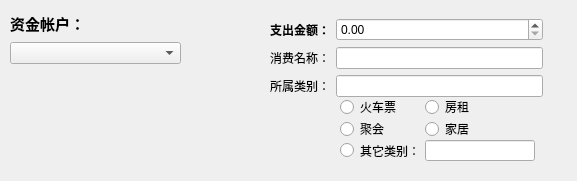
<?xml version="1.0" encoding="UTF-8"?>
<ui version="4.0">
 <class>myExchangeFormExpenses</class>
 <widget class="QWidget" name="myExchangeFormExpenses">
  <property name="geometry">
   <rect>
    <x>0</x>
    <y>0</y>
    <width>577</width>
    <height>181</height>
   </rect>
  </property>
  <property name="windowTitle">
   <string>Form</string>
  </property>
  <widget class="QWidget" name="formLayoutWidget_3">
   <property name="geometry">
    <rect>
     <x>270</x>
     <y>18</y>
     <width>273</width>
     <height>81</height>
    </rect>
   </property>
   <layout class="QFormLayout" name="formLayout_3">
    <item row="0" column="0">
     <widget class="QLabel" name="label_6">
      <property name="font">
       <font>
        <weight>75</weight>
        <bold>true</bold>
       </font>
      </property>
      <property name="text">
       <string>支出金额：</string>
      </property>
      <property name="buddy">
       <cstring>spinBoxExpend</cstring>
      </property>
     </widget>
    </item>
    <item row="0" column="1">
     <widget class="QDoubleSpinBox" name="spinBoxExpend"/>
    </item>
    <item row="1" column="0">
     <widget class="QLabel" name="label_8">
      <property name="text">
       <string>消费名称：</string>
      </property>
      <property name="buddy">
       <cstring>lineEditExpendName</cstring>
      </property>
     </widget>
    </item>
    <item row="1" column="1">
     <widget class="QLineEdit" name="lineEditExpendName"/>
    </item>
    <item row="2" column="0">
     <widget class="QLabel" name="label_7">
      <property name="text">
       <string>所属类别：</string>
      </property>
      <property name="buddy">
       <cstring>lineEditExpendCode</cstring>
      </property>
     </widget>
    </item>
    <item row="2" column="1">
     <widget class="QLineEdit" name="lineEditExpendCode"/>
    </item>
   </layout>
  </widget>
  <widget class="QWidget" name="verticalLayoutWidget_3">
   <property name="geometry">
    <rect>
     <x>10</x>
     <y>10</y>
     <width>171</width>
     <height>80</height>
    </rect>
   </property>
   <layout class="QVBoxLayout" name="verticalLayout_2" stretch="1,1,1">
    <item>
     <widget class="QLabel" name="label_5">
      <property name="font">
       <font>
        <pointsize>11</pointsize>
        <weight>75</weight>
        <bold>true</bold>
       </font>
      </property>
      <property name="text">
       <string>资金帐户：</string>
      </property>
     </widget>
    </item>
    <item>
     <widget class="QComboBox" name="moneyAccountExpend"/>
    </item>
    <item>
     <spacer name="verticalSpacer_2">
      <property name="orientation">
       <enum>Qt::Vertical</enum>
      </property>
      <property name="sizeHint" stdset="0">
       <size>
        <width>20</width>
        <height>40</height>
       </size>
      </property>
     </spacer>
    </item>
   </layout>
  </widget>
  <widget class="QWidget" name="layoutWidget">
   <property name="geometry">
    <rect>
     <x>340</x>
     <y>90</y>
     <width>201</width>
     <height>71</height>
    </rect>
   </property>
   <layout class="QGridLayout" name="gridLayout">
    <property name="topMargin">
     <number>6</number>
    </property>
    <property name="rightMargin">
     <number>6</number>
    </property>
    <property name="spacing">
     <number>0</number>
    </property>
    <item row="1" column="0">
     <widget class="QRadioButton" name="radioButton_c">
      <property name="font">
       <font>
        <pointsize>9</pointsize>
       </font>
      </property>
      <property name="text">
       <string>聚会</string>
      </property>
     </widget>
    </item>
    <item row="0" column="1">
     <widget class="QRadioButton" name="radioButton_b">
      <property name="font">
       <font>
        <pointsize>9</pointsize>
       </font>
      </property>
      <property name="text">
       <string>房租</string>
      </property>
     </widget>
    </item>
    <item row="0" column="0">
     <widget class="QRadioButton" name="radioButton_a">
      <property name="font">
       <font>
        <pointsize>9</pointsize>
       </font>
      </property>
      <property name="text">
       <string>火车票</string>
      </property>
     </widget>
    </item>
    <item row="1" column="1">
     <widget class="QRadioButton" name="radioButton_d">
      <property name="font">
       <font>
        <pointsize>9</pointsize>
       </font>
      </property>
      <property name="text">
       <string>家居</string>
      </property>
     </widget>
    </item>
    <item row="2" column="0">
     <widget class="QRadioButton" name="radioButton_e">
      <property name="font">
       <font>
        <pointsize>9</pointsize>
       </font>
      </property>
      <property name="text">
       <string>其它类别：</string>
      </property>
     </widget>
    </item>
    <item row="2" column="1">
     <widget class="QLineEdit" name="lineEdit_e"/>
    </item>
   </layout>
  </widget>
 </widget>
 <resources/>
 <connections/>
</ui>
